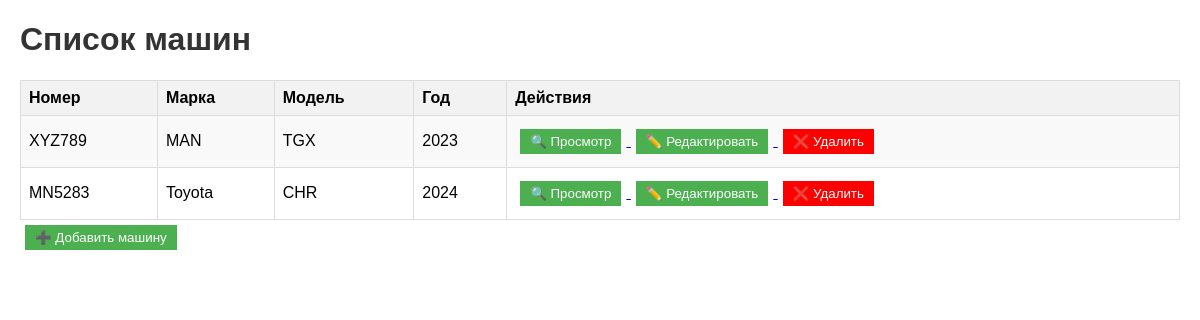
/machines, run on the app's committed database.
### app.py (models this page shows)
class Machine(db.Model):
    __tablename__ = 'machine'
    id = db.Column(db.Integer, primary_key=True)
    number = db.Column(db.String(50), unique=True, nullable=False)
    brand = db.Column(db.String(50), nullable=False)
    model = db.Column(db.String(50), nullable=False)
    year = db.Column(db.Integer, nullable=False)
    mileage = db.Column(db.Integer, nullable=False, default=0)
    notes = db.Column(db.Text, nullable=True)

### app.py (the view)
@app.route('/machines')
def list_machines():
    machines = Machine.query.all()  # Получаем список всех машин
    return render_template('list_machines.html', machines=machines)

### templates/list_machines.html (shortened to what this page needs)
<!DOCTYPE html>
<html>
<head>
</head>
<body>
    <h1>Список машин</h1>
    <table>
        <tr>
            <th>Номер</th>
            <th>Марка</th>
            <th>Модель</th>
            <th>Год</th>
            <th>Действия</th>
        </tr>
        {% for machine in machines %}
        <tr>
            <td>{{ machine.number }}</td>
            <td>{{ machine.brand }}</td>
            <td>{{ machine.model }}</td>
            <td>{{ machine.year }}</td>
            <td>
                <a href="{{ url_for('machine_detail', machine_id=machine.id) }}">
                    <button>🔍 Просмотр</button>
                </a>
                <a href="{{ url_for('edit_machine', machine_id=machine.id) }}">
                    <button>✏️ Редактировать</button>
                </a>
                <a href="{{ url_for('delete_machine', machine_id=machine.id) }}" onclick="return confirm('Вы уверены, что хотите удалить машину?');">
                    <button class="delete-btn">❌ Удалить</button>
                </a>
            </td>
        </tr>
        {% else %}
        <tr><td colspan="5">Нет машин в системе.</td></tr>
        {% endfor %}
    </table>
    <a href="{{ url_for('add_machine') }}">
        <button>➕ Добавить машину</button>
    </a>
</body>
</html>

### templates/list_machines.html (style rules this page uses)
body { font-family: Arial, sans-serif; margin: 20px; }
h1 { color: #333; }
table { width: 100%; border-collapse: collapse; margin-top: 20px; }
th, td { border: 1px solid #ddd; padding: 8px; text-align: left; }
th { background-color: #f2f2f2; }
tr:nth-child(even) { background-color: #f9f9f9; }
button { padding: 5px 10px; margin: 5px; background-color: #4CAF50; color: white; border: none; cursor: pointer; }
.delete-btn { background-color: red; }

### data on the page
Machine: number "XYZ789", brand "MAN", model "TGX", year "2023"
Machine: number "MN5283", brand "Toyota", model "CHR", year "2024"
